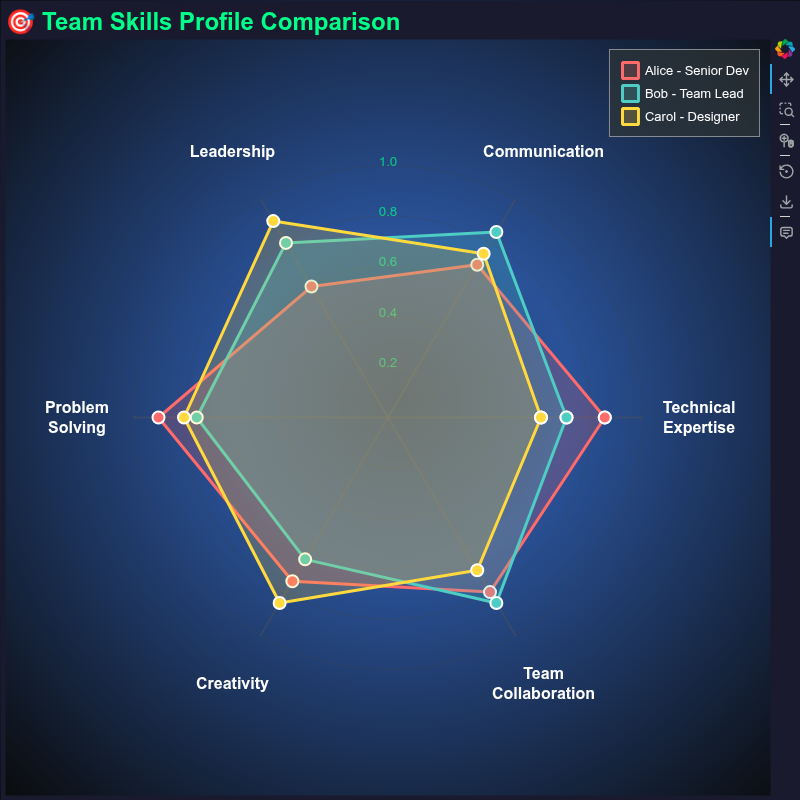

Here is the Python script that generated this plot:

from bokeh_rocks import create_radar_chart, show, save_plot
categories1 = [
    'Technical\nExpertise',
    'Communication',
    'Leadership',
    'Problem\nSolving',
    'Creativity',
    'Team\nCollaboration'
]

team_data = [
    [0.85, 0.70, 0.60, 0.90, 0.75, 0.80],  # Alice
    [0.70, 0.85, 0.80, 0.75, 0.65, 0.85],  # Bob
    [0.60, 0.75, 0.90, 0.80, 0.85, 0.70],  # Carol
]

team_names = ['Alice - Senior Dev', 'Bob - Team Lead', 'Carol - Designer']
team_colors = ['#ff6b6b', '#4ecdc4', '#ffd93d']

chart1 = create_radar_chart(
    categories=categories1,
    series_data=team_data,
    series_names=team_names,
    colors=team_colors,
    title="🎯 Team Skills Profile Comparison",
    width=800,
    height=800,
    fill_alpha=0.2,
    line_width=3,
    marker_size=12,
    grid_levels=5,
    theme="dark",
    background_gradient="radial-gradient(circle at center, #1e3c72 0%, #2a5298 30%, #0a0a0a 100%)"
)

show(chart1)
save_plot(chart1, "output/radar_02")
